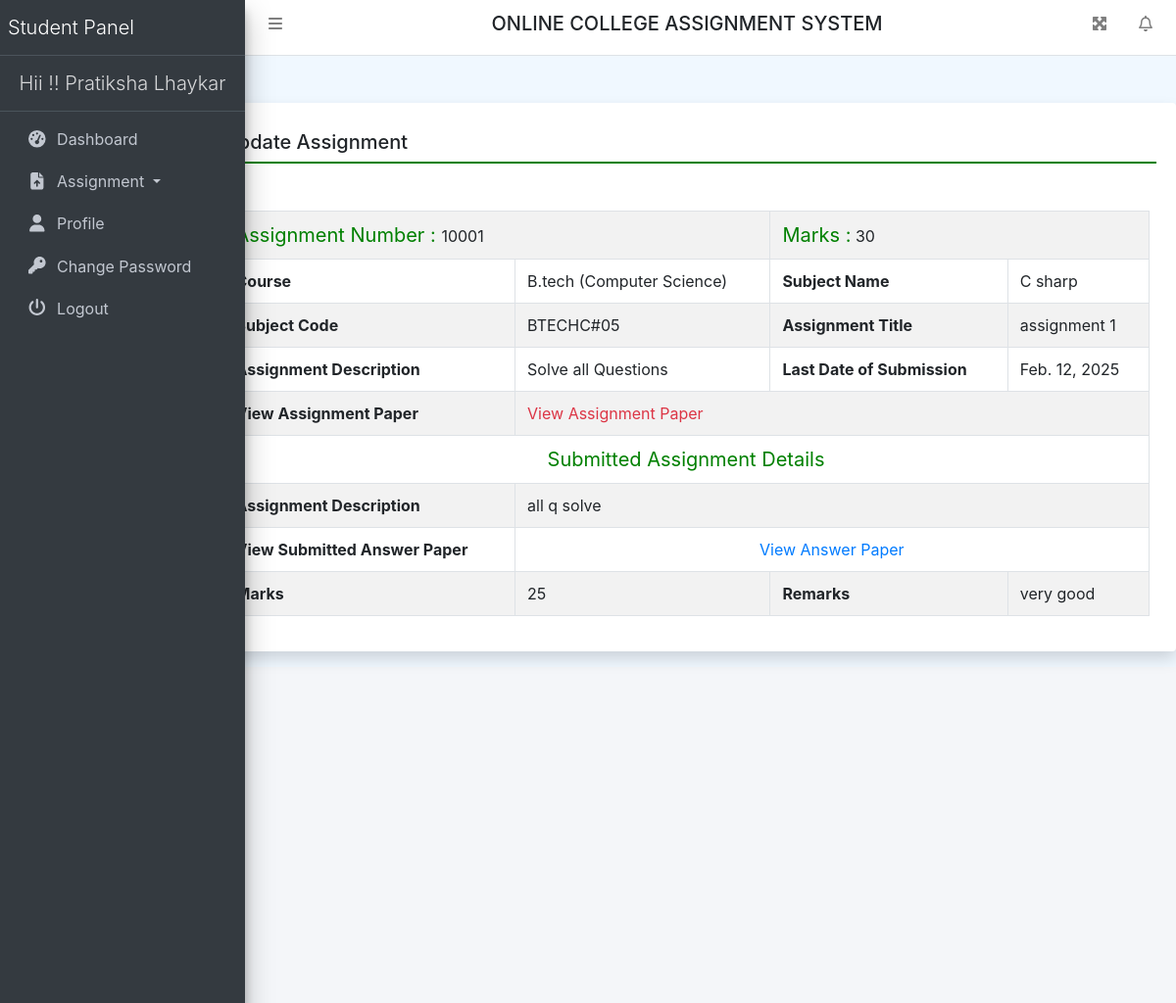
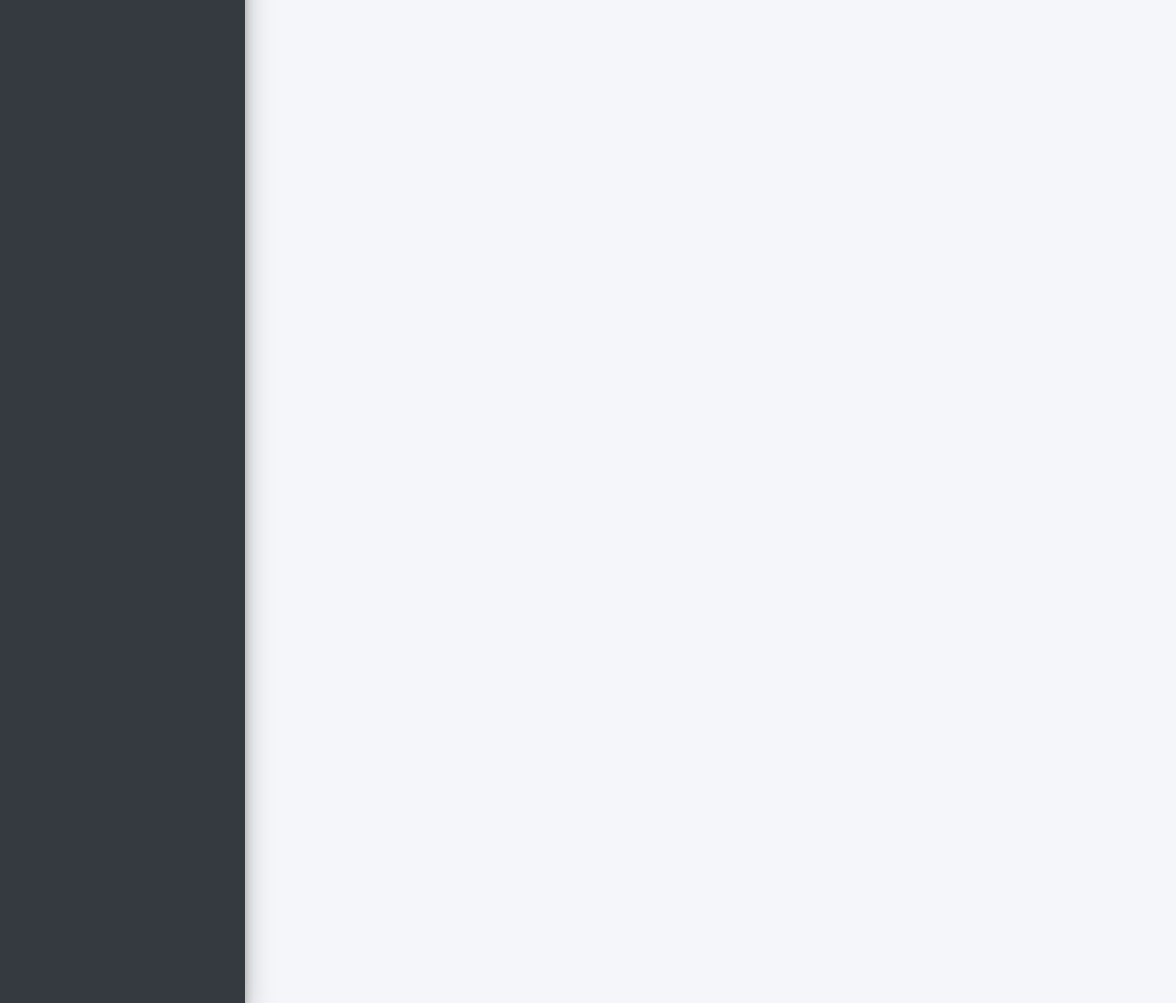
The page /viewsubmitAssign/8 (signed in) on the database its author committed (2 pictures, top to bottom).
### collegeAssignment/models.py (models this page shows, shortened)
class Uploadass(models.Model):
    assignment = models.ForeignKey(Assigment, on_delete=models.CASCADE)
    userdetail = models.ForeignKey(UserDetail, on_delete=models.CASCADE)
    Assdesc = models.CharField(max_length=300, null=True)
    AnswerFile = models.FileField(null=True)
    SubmitDate = models.DateField(null=True)
    Marks = models.CharField(max_length=100, null=True)
    Remarks = models.CharField(max_length=250, null=True)
    UpdationDate = models.DateField(null=True)

class Assigment(models.Model):
    teacher = models.ForeignKey(Teacher, on_delete=models.CASCADE)
    course = models.ForeignKey(Course, on_delete=models.CASCADE)
    subject = models.ForeignKey(Subject, on_delete=models.CASCADE)
    AssignmentNumber = models.IntegerField(null=True)
    AssignmentTitle = models.CharField(max_length=150, null=True)
    AssignmentDescription = models.CharField(max_length=300, null=True)
    SubmissionDate = models.DateField(null=True)
    AssignmentMarks = models.CharField(max_length=150, null=True)
    AssignmentFile = models.FileField(max_length=200, null=True)
    CreationDate = models.DateTimeField(auto_now_add=True)

class Course(models.Model):
    BranchName = models.CharField(max_length=150, null=True)
    CourseName = models.CharField(max_length=200, null=True)
    CreationDate = models.DateTimeField(auto_now_add=True)

class Subject(models.Model):
    course = models.ForeignKey(Course, on_delete=models.CASCADE)
    SubjectFullname = models.CharField(max_length=200, null=True)
    SubjectShortname = models.CharField(max_length=50, null=True)
    SubjectCode = models.CharField(max_length=50, null=True)
    CreationDate = models.DateTimeField(auto_now_add=True)

### collegeAssignment/views.py (the view)
# urls.py: path('viewsubmitAssign/<int:pid>', viewsubmitAssign, name='viewsubmitAssign'),
def viewsubmitAssign(request, pid):
    if not request.user.is_authenticated:
        return redirect('student_login')
    uploadAssign = Uploadass.objects.get(id=pid)
    return render(request, 'viewsubmitAssign.html', locals())

### collegeAssignment/templates/viewsubmitAssign.html
{% extends 'studentHeader.html' %}
{% block main %}
<div class="card shadow mt-5 offset-2">
    <div class="card-body">
        <h5 class="p-2" style="border-bottom: 2px solid green;">Update Assignment</h5>
        <div class="container-fluid mt-3">
            <table border="1" class="table table-striped table-bordered first mt-5">
                <tr>
                    <td colspan="2"><span style="font-size : 20px; color : green">Assignment Number : </span>
                        {{uploadAssign.assignment.AssignmentNumber}}
                    </td>
                    <td colspan="2"><span style="font-size : 20px; color : green">Marks  :</span>
                        {{uploadAssign.assignment.AssignmentMarks}}
                    </td>
                </tr>
                <tr>
                    <th>Course</th>
                    <td>{{uploadAssign.assignment.course.CourseName}} ({{uploadAssign.assignment.course.BranchName}})</td>
                    <th>Subject Name</th>
                    <td>{{uploadAssign.assignment.subject.SubjectFullname}}</td>
                </tr>
                <tr>
                    <th>Subject Code</th>
                    <td>{{uploadAssign.assignment.subject.SubjectCode}}</td>
                    <th>Assignment Title</th>
                    <td>{{uploadAssign.assignment.AssignmentTitle}}</td>
                </tr>
                <tr>
                    <th>Assignment Description</th>
                    <td>{{uploadAssign.assignment.AssignmentDescription}}</td>
                    <th>Last Date of Submission</th>
                    <td>{{uploadAssign.assignment.SubmissionDate}}</td>
                </tr>
                <tr>
                    <th>View Assignment Paper</th>
                    <td colspan="3"><a href="{{uploadAssign.assignment.AssignmentFile.url}}" class="text-danger">View Assignment
                        Paper</a></td>
                </tr>
                <tr>
                    <td colspan="4"><span style="font-size : 20px; color : green"><center>Submitted Assignment Details</center> </span></td>
                </tr>
                <tr>
                    <th>Assignment Description</th>
                    <td colspan="3">{{uploadAssign.Assdesc}}</td>
                </tr>
                <tr>
                    <th>View Submitted Answer Paper</th>
                    <td colspan="3"><a href="{{uploadAssign.AnswerFile.url}}" class="text-primary"><center>View Answer Paper </center></a></td>
                </tr>
                <tr>
                    {% if uploadAssign.Marks == None %}
                    <th>Marks</th>
                    <td>Not Updated Yet</td>
                    {% else %}
                    <th>Marks</th>
                    <td>{{uploadAssign.Marks}}</td>
                    {% endif %}
                    {% if uploadAssign.Remarks == None %}
                    <th>Remarks</th>
                    <td>Not Updated Yet</td>
                    {% else %}
                    <th>Remarks</th>
                    <td>{{uploadAssign.Remarks}}</td>
                    {% endif %}
                </tr>
            </table>
        </div>
    </div>
</div>
{% endblock %}

### collegeAssignment/templates/studentHeader.html (shortened to what this page needs)
{% load static %}
<html>
<head runat="server">
    <link href="{% static 'css/bootstrap.css' %}" rel="stylesheet"/>
    <link href="{% static 'css/all.css' %}" rel="stylesheet"/>
    <link href="{% static 'css/adminlte.css' %}" rel="stylesheet"/>
    <link href="{% static 'css/OverlayScrollbars.css' %}" rel="stylesheet"/>
    <link rel="stylesheet" href="https://cdn.datatables.net/1.10.23/css/jquery.dataTables.min.css">
    <link rel="stylesheet" href="https://cdn.datatables.net/buttons/1.6.5/css/buttons.dataTables.min.css">
    <link rel="stylesheet"
          href="https://cdn.jsdelivr.net/npm/bootstrap-select@1.13.14/dist/css/bootstrap-select.min.css">
</head>
<body class="hold-transition sidebar-mini layout-fixed layout-navbar-fixed layout-footer-fixed">
<nav class="main-header navbar navbar-expand navbar-white navbar-light">
    <ul class="navbar-nav">
        <li class="nav-item">
            <a class="nav-link" data-widget="pushmenu" href="#" role="button"><i class="fas fa-bars"></i></a>
        </li>
    </ul>
    <h5 class="text-center text-uppercase" style="width:100%;">Online College Assignment System</h5>
    <ul class="navbar-nav ml-auto">
        <li class="nav-item">
            <a class="nav-link" data-widget="fullscreen" href="#" role="button">
                <i class="fas fa-expand-arrows-alt"></i>
            </a>
        </li>
        <li class="nav-item dropdown">
            <a class="nav-link" data-toggle="dropdown" href="#">
                <i class="far fa-bell fas-shake animated"></i>
            </a>
        </li>
    </ul>
</nav>
<aside class="main-sidebar sidebar-dark-primary elevation-4">
    <a href="{% url 'sdashboard' %}" class="brand-link">
        <span class="brand-text font-weight-light">Student Panel</span>
    </a>
    <a href="{% url 'sdashboard' %}" class="brand-link">
        <center><span
                class="brand-text font-weight-light">Hii !! {{request.user.first_name}} {{request.user.last_name}} </span>
        </center>
    </a>
    <div class="sidebar">
        <nav class="mt-2">
            <ul class="nav nav-pills nav-sidebar flex-column" data-widget="treeview" role="menu" data-accordion="false">
                <li class="nav-item"><a href="{% url 'sdashboard' %}" class="nav-link">
                    <i class="nav-icon fas fa-tachometer-alt"></i>
                    <p>Dashboard</p>
                </a></li>
                <li class="nav-item dropdown">
                    <a class="nav-link dropdown-toggle" href="#" id="navbarDropdown"
                       role="button" data-toggle="dropdown" aria-haspopup="true"
                       aria-expanded="false"> <i class="nav-icon fas fa-file-upload"></i> Assignment </a>
                </li>
                <li class="nav-item"><a href="{% url 'studentProfile' %}" class="nav-link">
                    <i class="nav-icon fas fa-user"></i>
                    <p>Profile</p>
                </a></li>
                <li class="nav-item"><a href="{% url 'studentchangePassword' %}" class="nav-link">
                    <i class="nav-icon fas fa-key"></i>
                    <p>Change Password</p>
                </a></li>
                <li class="nav-item"><a href="/logout" class="nav-link">
                    <i class="nav-icon fas fa-power-off"></i>
                    <p>Logout</p>
                </a></li>
            </ul>
        </nav>
    </div>
</aside>
{% block main %}
{% endblock %}
<div class="content-wrapper"></div>

### collegeAssignment/static/css/all.css (style rules this page uses)
.fa-bars:before { content: "\f0c9"; }
.fa-bell:before { content: "\f0f3"; }
.fa-key:before { content: "\f084"; }
.fa-power-off:before { content: "\f011"; }
.fa-user:before { content: "\f007"; }

### collegeAssignment/static/css/OverlayScrollbars.css (style rules this page uses)
.os-host, .os-host-textarea { position: relative; overflow: visible !important; -webkit-box-orient: vertical; -webkit-box-direction: normal; -ms-flex-direction: column; flex-direction: column; -ms-flex-wrap: nowrap; flex-wrap: nowrap; -webkit-box-pack: start; -ms-flex-pack: start; justify-content: flex-start; -ms-flex-line-pack: start; align-content: flex-start; -webkit-box-align: start; -ms-flex-align: start; -ms-grid-row-align: flex-start; align-items: flex-start; }

### collegeAssignment/templates/studentHeader.html (style rules this page uses)
body { background-color: aliceblue; }

### rows shown on the page
Uploadass: assignment.AssignmentNumber "10001", assignment.AssignmentMarks "30", assignment.course.CourseName "B.tech", assignment.course.BranchName "Computer Science", assignment.subject.SubjectFullname "C sharp", assignment.subject.SubjectCode "BTECHC#05", assignment.AssignmentTitle "assignment 1", assignment.AssignmentDescription "Solve all Questions", assignment.SubmissionDate "Feb. 12, 2025", Assdesc "all q solve", Marks "25", Remarks "very good"

### other values the page prints
{{ request.user.first_name }} "Pratiksha"
{{ request.user.last_name }} "Lhaykar"
